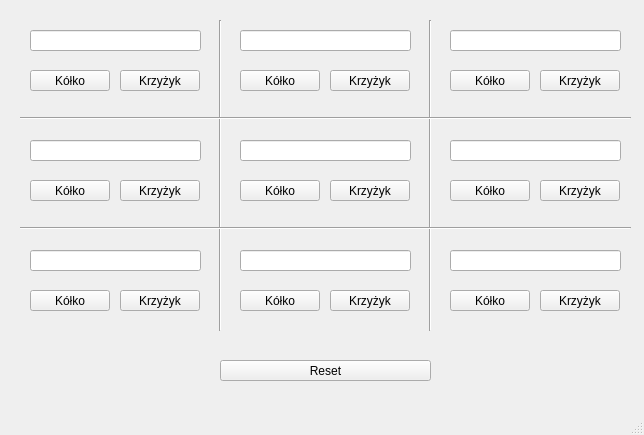
<?xml version="1.0" encoding="UTF-8"?>
<ui version="4.0">
 <class>MainWindow</class>
 <widget class="QMainWindow" name="MainWindow">
  <property name="geometry">
   <rect>
    <x>0</x>
    <y>0</y>
    <width>644</width>
    <height>435</height>
   </rect>
  </property>
  <property name="windowTitle">
   <string>MainWindow</string>
  </property>
  <widget class="QWidget" name="centralwidget">
   <widget class="QPushButton" name="pushButton">
    <property name="geometry">
     <rect>
      <x>30</x>
      <y>70</y>
      <width>80</width>
      <height>21</height>
     </rect>
    </property>
    <property name="text">
     <string>Kółko</string>
    </property>
   </widget>
   <widget class="QPushButton" name="pushButton_2">
    <property name="geometry">
     <rect>
      <x>120</x>
      <y>70</y>
      <width>80</width>
      <height>21</height>
     </rect>
    </property>
    <property name="text">
     <string>Krzyżyk</string>
    </property>
   </widget>
   <widget class="QLineEdit" name="lineEdit">
    <property name="geometry">
     <rect>
      <x>30</x>
      <y>30</y>
      <width>171</width>
      <height>21</height>
     </rect>
    </property>
   </widget>
   <widget class="QLineEdit" name="lineEdit_2">
    <property name="geometry">
     <rect>
      <x>240</x>
      <y>30</y>
      <width>171</width>
      <height>21</height>
     </rect>
    </property>
   </widget>
   <widget class="QPushButton" name="pushButton_3">
    <property name="geometry">
     <rect>
      <x>240</x>
      <y>70</y>
      <width>80</width>
      <height>21</height>
     </rect>
    </property>
    <property name="text">
     <string>Kółko</string>
    </property>
   </widget>
   <widget class="QPushButton" name="pushButton_4">
    <property name="geometry">
     <rect>
      <x>330</x>
      <y>70</y>
      <width>80</width>
      <height>21</height>
     </rect>
    </property>
    <property name="text">
     <string>Krzyżyk</string>
    </property>
   </widget>
   <widget class="QLineEdit" name="lineEdit_3">
    <property name="geometry">
     <rect>
      <x>450</x>
      <y>30</y>
      <width>171</width>
      <height>21</height>
     </rect>
    </property>
   </widget>
   <widget class="QPushButton" name="pushButton_5">
    <property name="geometry">
     <rect>
      <x>450</x>
      <y>70</y>
      <width>80</width>
      <height>21</height>
     </rect>
    </property>
    <property name="text">
     <string>Kółko</string>
    </property>
   </widget>
   <widget class="QPushButton" name="pushButton_6">
    <property name="geometry">
     <rect>
      <x>540</x>
      <y>70</y>
      <width>80</width>
      <height>21</height>
     </rect>
    </property>
    <property name="text">
     <string>Krzyżyk</string>
    </property>
   </widget>
   <widget class="QLineEdit" name="lineEdit_4">
    <property name="geometry">
     <rect>
      <x>30</x>
      <y>140</y>
      <width>171</width>
      <height>21</height>
     </rect>
    </property>
   </widget>
   <widget class="QPushButton" name="pushButton_7">
    <property name="geometry">
     <rect>
      <x>30</x>
      <y>180</y>
      <width>80</width>
      <height>21</height>
     </rect>
    </property>
    <property name="text">
     <string>Kółko</string>
    </property>
   </widget>
   <widget class="QPushButton" name="pushButton_8">
    <property name="geometry">
     <rect>
      <x>120</x>
      <y>180</y>
      <width>80</width>
      <height>21</height>
     </rect>
    </property>
    <property name="text">
     <string>Krzyżyk</string>
    </property>
   </widget>
   <widget class="QLineEdit" name="lineEdit_5">
    <property name="geometry">
     <rect>
      <x>240</x>
      <y>140</y>
      <width>171</width>
      <height>21</height>
     </rect>
    </property>
   </widget>
   <widget class="QLineEdit" name="lineEdit_6">
    <property name="geometry">
     <rect>
      <x>450</x>
      <y>140</y>
      <width>171</width>
      <height>21</height>
     </rect>
    </property>
   </widget>
   <widget class="QPushButton" name="pushButton_9">
    <property name="geometry">
     <rect>
      <x>240</x>
      <y>180</y>
      <width>80</width>
      <height>21</height>
     </rect>
    </property>
    <property name="text">
     <string>Kółko</string>
    </property>
   </widget>
   <widget class="QPushButton" name="pushButton_10">
    <property name="geometry">
     <rect>
      <x>450</x>
      <y>180</y>
      <width>80</width>
      <height>21</height>
     </rect>
    </property>
    <property name="text">
     <string>Kółko</string>
    </property>
   </widget>
   <widget class="QPushButton" name="pushButton_11">
    <property name="geometry">
     <rect>
      <x>330</x>
      <y>180</y>
      <width>80</width>
      <height>21</height>
     </rect>
    </property>
    <property name="text">
     <string>Krzyżyk</string>
    </property>
   </widget>
   <widget class="QPushButton" name="pushButton_12">
    <property name="geometry">
     <rect>
      <x>540</x>
      <y>180</y>
      <width>80</width>
      <height>21</height>
     </rect>
    </property>
    <property name="text">
     <string>Krzyżyk</string>
    </property>
   </widget>
   <widget class="QLineEdit" name="lineEdit_7">
    <property name="geometry">
     <rect>
      <x>30</x>
      <y>250</y>
      <width>171</width>
      <height>21</height>
     </rect>
    </property>
   </widget>
   <widget class="QLineEdit" name="lineEdit_8">
    <property name="geometry">
     <rect>
      <x>240</x>
      <y>250</y>
      <width>171</width>
      <height>21</height>
     </rect>
    </property>
   </widget>
   <widget class="QLineEdit" name="lineEdit_9">
    <property name="geometry">
     <rect>
      <x>450</x>
      <y>250</y>
      <width>171</width>
      <height>21</height>
     </rect>
    </property>
   </widget>
   <widget class="QPushButton" name="pushButton_13">
    <property name="geometry">
     <rect>
      <x>30</x>
      <y>290</y>
      <width>80</width>
      <height>21</height>
     </rect>
    </property>
    <property name="text">
     <string>Kółko</string>
    </property>
   </widget>
   <widget class="QPushButton" name="pushButton_14">
    <property name="geometry">
     <rect>
      <x>240</x>
      <y>290</y>
      <width>80</width>
      <height>21</height>
     </rect>
    </property>
    <property name="text">
     <string>Kółko</string>
    </property>
   </widget>
   <widget class="QPushButton" name="pushButton_15">
    <property name="geometry">
     <rect>
      <x>450</x>
      <y>290</y>
      <width>80</width>
      <height>21</height>
     </rect>
    </property>
    <property name="text">
     <string>Kółko</string>
    </property>
   </widget>
   <widget class="QPushButton" name="pushButton_16">
    <property name="geometry">
     <rect>
      <x>120</x>
      <y>290</y>
      <width>80</width>
      <height>21</height>
     </rect>
    </property>
    <property name="text">
     <string>Krzyżyk</string>
    </property>
   </widget>
   <widget class="QPushButton" name="pushButton_17">
    <property name="geometry">
     <rect>
      <x>330</x>
      <y>290</y>
      <width>80</width>
      <height>21</height>
     </rect>
    </property>
    <property name="text">
     <string>Krzyżyk</string>
    </property>
   </widget>
   <widget class="QPushButton" name="pushButton_18">
    <property name="geometry">
     <rect>
      <x>540</x>
      <y>290</y>
      <width>80</width>
      <height>21</height>
     </rect>
    </property>
    <property name="text">
     <string>Krzyżyk</string>
    </property>
   </widget>
   <widget class="Line" name="line">
    <property name="geometry">
     <rect>
      <x>210</x>
      <y>20</y>
      <width>20</width>
      <height>311</height>
     </rect>
    </property>
    <property name="orientation">
     <enum>Qt::Vertical</enum>
    </property>
   </widget>
   <widget class="Line" name="line_2">
    <property name="geometry">
     <rect>
      <x>420</x>
      <y>20</y>
      <width>20</width>
      <height>311</height>
     </rect>
    </property>
    <property name="orientation">
     <enum>Qt::Vertical</enum>
    </property>
   </widget>
   <widget class="Line" name="line_3">
    <property name="geometry">
     <rect>
      <x>20</x>
      <y>110</y>
      <width>611</width>
      <height>16</height>
     </rect>
    </property>
    <property name="orientation">
     <enum>Qt::Horizontal</enum>
    </property>
   </widget>
   <widget class="Line" name="line_4">
    <property name="geometry">
     <rect>
      <x>20</x>
      <y>220</y>
      <width>611</width>
      <height>16</height>
     </rect>
    </property>
    <property name="orientation">
     <enum>Qt::Horizontal</enum>
    </property>
   </widget>
   <widget class="QPushButton" name="pushButton_19">
    <property name="geometry">
     <rect>
      <x>220</x>
      <y>360</y>
      <width>211</width>
      <height>21</height>
     </rect>
    </property>
    <property name="text">
     <string>Reset</string>
    </property>
   </widget>
  </widget>
  <widget class="QStatusBar" name="statusbar"/>
 </widget>
 <resources/>
 <connections/>
</ui>
